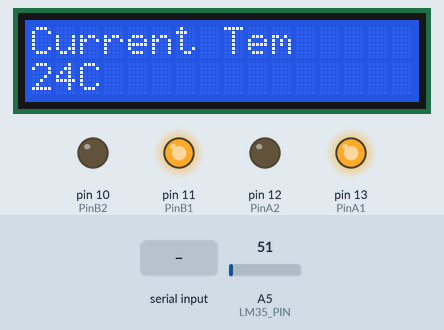
The sketch below on a simulated Arduino Uno, built with avr-gcc and run on an emulated ATmega328P. Parts: 16×2 character LCD, output pins drawn as LEDs (lit = HIGH). The inputs (shaded band) are chosen by the test bench; at power-on: A5 (LM35_PIN) = 51. What the sketch prints to the serial monitor is not drawn.

Above: at 1.2 s.
1.3 s: "U" received over the second serial link
At 2.8 s:
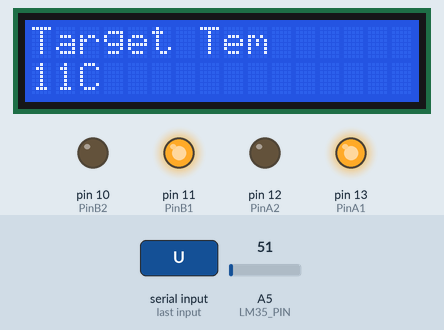
4.3 s: A5 (LM35_PIN) set to 36
At 5.3 s:
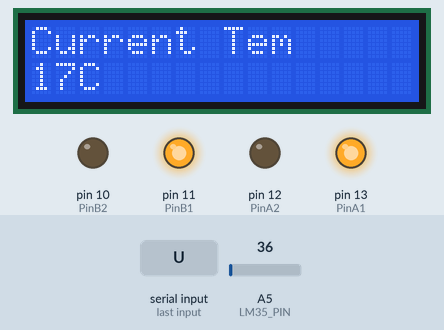
5.8 s: A5 (LM35_PIN) set to 31
At 7.0 s:
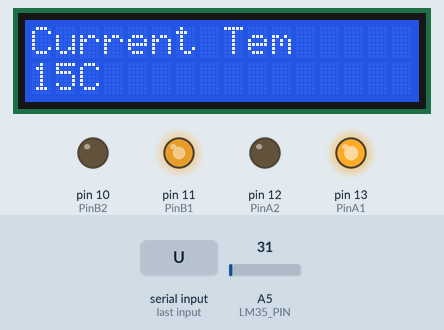
7.3 s: A5 (LM35_PIN) set to 15
At 8.3 s:
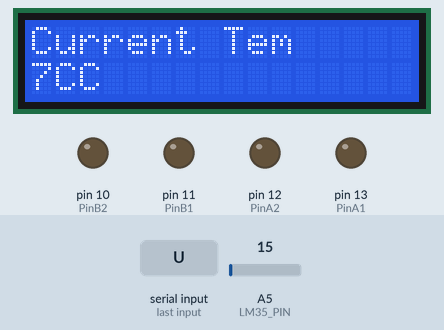
8.8 s: "D" received over the second serial link
At 8.89 s:
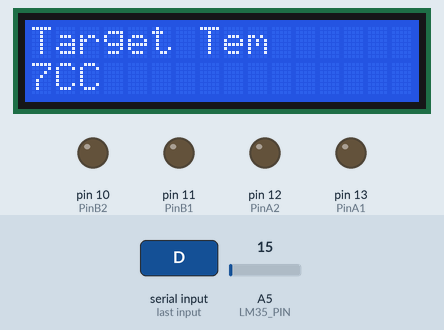
Timing chart, 0 to 11.8 s (numbered marks = the images above; inputs shaded):
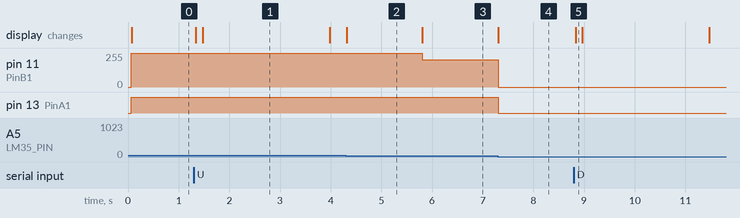

Measured:
- the behaviour switches between 33 and 32 on A5 (LM35_PIN) (found by bisection; images 2 and 3)
- after the input at 1.3 s, the display: first changes at once (image 1 shows a later state)
- after the input at 4.3 s, the display: changes at once (image 2)
- after the input at 5.8 s, pin 11 (PinB1): 255/255 → 204/255 at once; the display: changes at once (image 3)
- after the input at 7.3 s, pin 11 (PinB1): 204/255 → 0/255 at once; pin 13 (PinA1): HIGH → LOW at once; the display: changes at once (image 4)
- after the input at 8.8 s, the display: changes at once (image 5)
- what the display in image 1 shows lasts 2.5 s, from 1.5 s to 4.0 s

The sketch:

Intelligent_dormitory_system_Refrigerator_.ino
```cpp
#include <SoftwareSerial.h>
#include <LiquidCrystal.h>
#include <MsTimer2.h>
/*************Define Variable****************/
#define LED_OUT 2
#define LM35_PIN 5

#define PinA1 13
#define PinA2 12
#define PinB1 11
#define PinB2 10

#define RX_BLZ 8
#define TX_BLZ 9

#define TARGET_TEM_CD 2000
/*************Glonal Variable****************/
//使用软件串口，能将数字口模拟成串口
SoftwareSerial BT(RX_BLZ, TX_BLZ);  //新建对象，接收脚为1，发送脚为0
LiquidCrystal lcd(7, 6, 5, 4, 3, 2);
int Current_Tem = 0;
int Target_Tem = 10;
bool isCurrentShow = true;
int TargetShowCD = 0;
/*************Initialize****************/
void InitialBluetooth() {
	Serial.println("BT is ready!");
	BT.begin(9600);  //设置波特率
}
void InitialLM35() {

}
void InitialL298N() {
	pinMode(PinA1, OUTPUT);
	pinMode(PinA2, OUTPUT);
	pinMode(PinB1, OUTPUT);
	pinMode(PinB2, OUTPUT);


	digitalWrite(PinA1, HIGH);
	digitalWrite(PinA2, LOW);
	digitalWrite(PinB1, HIGH);
	digitalWrite(PinB2, LOW);
}

void Initial1602A() {
	lcd.begin(16, 2);
	lcd.print("Current Tem");
}

void InitialCurrentTem() {
	lcd.setCursor(0, 0);
	lcd.print("           ");
	lcd.setCursor(0, 0);
	lcd.print("Current Tem");
}
void InitialTargetTem() {
	TargetShowCD = 0;
	lcd.setCursor(0, 0);
	lcd.print("           ");
	lcd.setCursor(0, 0);
	lcd.print("Target Tem");
}
/*************Function****************/
int GetTemperature() {
	int val;
	int dat;
	val = analogRead(LM35_PIN);
	dat = (125 * val) >> 8;
	return dat;
}

void SetPwm(int pwm) {
	analogWrite(PinA1, pwm);
	analogWrite(PinB1, pwm);
	return;
}

float P = 51;
void Kernel() {
	Current_Tem = GetTemperature();
	int PWM = P * (Current_Tem - Target_Tem);
	if (PWM >= 255) {
		PWM = 255;
	}
	else if (PWM <= 0) {
		PWM = 0;
	}
	SetPwm(PWM);

	delay(45);
}
void ShowCurretTem() {
	lcd.setCursor(0, 1);
	lcd.print(Current_Tem);
	lcd.print("C");
}
void ShowTargetTem() {
	lcd.setCursor(0, 1);
	lcd.print(Target_Tem);
	lcd.print("C ");
}
void BluzDebug() {
	if (Serial.available())
		BT.write(Serial.read());
	//把hc-05的串口输出的字符 输出到电脑串口中
	if (BT.available())
		Serial.write(BT.read());
}
char str[32];
char Currt_str[8];
void SendTem() {
	for (int i = 0; i < 6; i++) {
		memset(str, 0, sizeof(str));
		strcpy(str, "{\"c\":\"");
		strcat(str, itoa(Current_Tem, Currt_str, 10));
		strcat(str, "\",\"t\":\"");
		strcat(str, itoa(Target_Tem, Currt_str, 10));
		strcat(str, "\"}");
		BT.write(str);
		delay(1);
	}
}

void setup() {
	Serial.begin(9600);   //与电脑的串口连接
	InitialLM35();
	InitialBluetooth();
	Initial1602A();
	InitialL298N();

	MsTimer2::set(5, Kernel);
	MsTimer2::start();
}
char ch;

void loop() {
	if (BT.available())
	{
		ch = BT.read();
		//Serial.print(a);
		while (BT.available())
			BT.read();
		switch (ch)
		{
		case 'U':
			InitialTargetTem();
			if (Target_Tem < 15)
				Target_Tem++;
			isCurrentShow = false;
			Serial.println("U");
			SendTem();
			break;
		case 'D':
			InitialTargetTem();
			if (Target_Tem > 5)
				Target_Tem--;
			isCurrentShow = false;
			Serial.println("D");
			SendTem();
			break;
		case 'S':
			Serial.println("S");
			SendTem();
		}
	}
	if (isCurrentShow)
		ShowCurretTem();
	else {
		ShowTargetTem();
		TargetShowCD += 2;
		if (TargetShowCD >= TARGET_TEM_CD) {
			TargetShowCD = 0;
			isCurrentShow = true;
			InitialCurrentTem();
		}
	}
	delay(1);
}

//10.175.196.1
```
